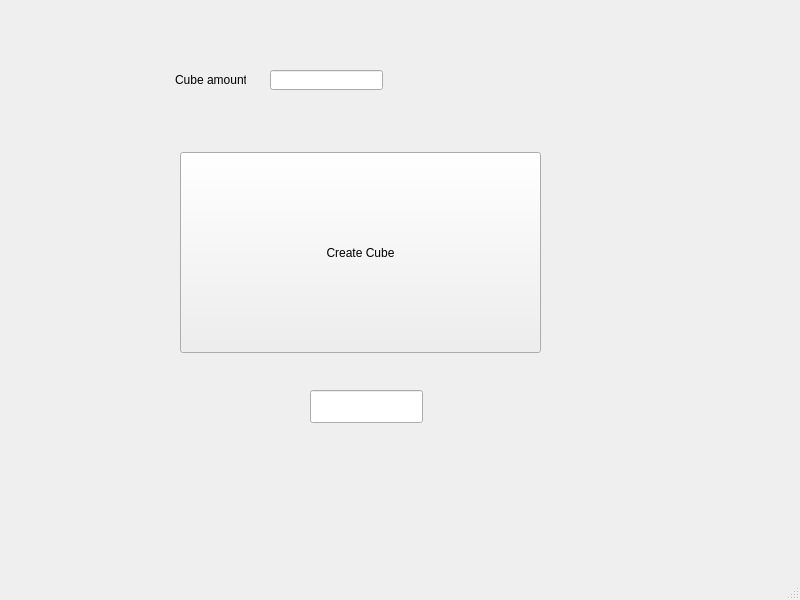
<?xml version="1.0" encoding="UTF-8"?>
<ui version="4.0">
 <class>Cubecreator_window</class>
 <widget class="QMainWindow" name="Cubecreator_window">
  <property name="geometry">
   <rect>
    <x>0</x>
    <y>0</y>
    <width>800</width>
    <height>600</height>
   </rect>
  </property>
  <property name="windowTitle">
   <string>MainWindow</string>
  </property>
  <widget class="QWidget" name="centralwidget">
   <widget class="QPushButton" name="create_cube">
    <property name="geometry">
     <rect>
      <x>180</x>
      <y>152</y>
      <width>361</width>
      <height>201</height>
     </rect>
    </property>
    <property name="text">
     <string>Create Cube</string>
    </property>
    <property name="+command" stdset="0">
     <string>Cubecreator.use.createBtnCmd</string>
    </property>
   </widget>
   <widget class="QLabel" name="label">
    <property name="geometry">
     <rect>
      <x>175</x>
      <y>70</y>
      <width>71</width>
      <height>20</height>
     </rect>
    </property>
    <property name="text">
     <string>Cube amount:</string>
    </property>
   </widget>
   <widget class="QLineEdit" name="cube_amount">
    <property name="geometry">
     <rect>
      <x>270</x>
      <y>70</y>
      <width>113</width>
      <height>20</height>
     </rect>
    </property>
   </widget>
   <widget class="QLineEdit" name="lineEdit">
    <property name="geometry">
     <rect>
      <x>310</x>
      <y>390</y>
      <width>113</width>
      <height>33</height>
     </rect>
    </property>
   </widget>
  </widget>
  <widget class="QMenuBar" name="menubar">
   <property name="geometry">
    <rect>
     <x>0</x>
     <y>0</y>
     <width>800</width>
     <height>38</height>
    </rect>
   </property>
  </widget>
  <widget class="QStatusBar" name="statusbar"/>
 </widget>
 <resources/>
 <connections/>
</ui>
